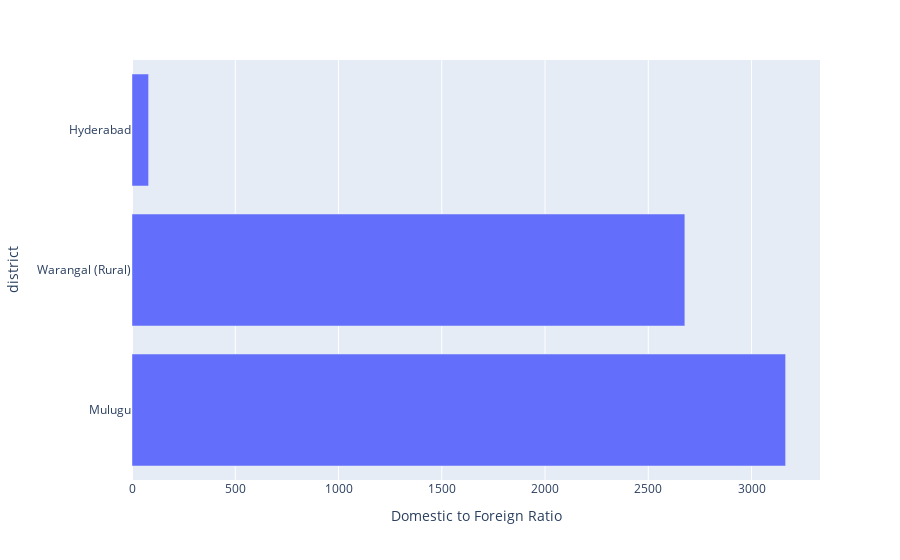

Notebook code cell kept with this figure:
### Markdown cell above
### Bottom 3 Districts with high domestic to foreign tourist ratio

### Code cell
botto_DtR
px.bar(
    botto_DtR,
    x='Domestic to Foreign Ratio'
)

### Figure 1 — Plotly figure (JSON) as saved in the notebook; plotly's stock layout.template omitted (floating-point values rounded to 4 significant figures)
{"data": [{"alignmentgroup": "True", "hovertemplate": "Domestic to Foreign Ratio=%{x}<br>district=%{y}<extra></extra>", "legendgroup": "", "marker": {"color": "#636efa", "pattern": {"shape": ""}}, "name": "", "offsetgroup": "", "orientation": "h", "showlegend": false, "textposition": "auto", "type": "bar", "x": [3165.0, 2677, 80.3], "xaxis": "x", "y": ["Mulugu", "Warangal (Rural)", "Hyderabad"], "yaxis": "y"}], "layout": {"barmode": "relative", "legend": {"tracegroupgap": 0}, "margin": {"t": 60}, "xaxis": {"anchor": "y", "domain": [0, 1], "title": {"text": "Domestic to Foreign Ratio"}}, "yaxis": {"anchor": "x", "domain": [0, 1], "title": {"text": "district"}}}}
